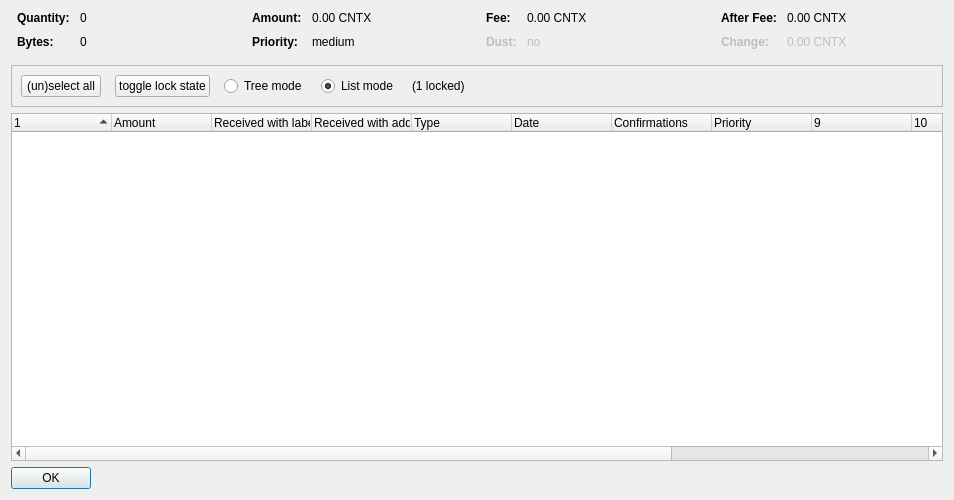
<?xml version="1.0" encoding="UTF-8"?>
<ui version="4.0">
 <class>CoinControlDialog</class>
 <widget class="QDialog" name="CoinControlDialog">
  <property name="geometry">
   <rect>
    <x>0</x>
    <y>0</y>
    <width>954</width>
    <height>500</height>
   </rect>
  </property>
  <property name="windowTitle">
   <string>Coin Selection</string>
  </property>
  <layout class="QVBoxLayout" name="verticalLayout">
   <item>
    <layout class="QHBoxLayout" name="horizontalLayoutTop" stretch="0,0,0,0">
     <property name="topMargin">
      <number>0</number>
     </property>
     <property name="bottomMargin">
      <number>10</number>
     </property>
     <item>
      <layout class="QFormLayout" name="formLayoutCoinControl1">
       <property name="horizontalSpacing">
        <number>10</number>
       </property>
       <property name="verticalSpacing">
        <number>10</number>
       </property>
       <property name="leftMargin">
        <number>6</number>
       </property>
       <property name="rightMargin">
        <number>6</number>
       </property>
       <item row="0" column="0">
        <widget class="QLabel" name="labelCoinControlQuantityText">
         <property name="font">
          <font>
           <weight>75</weight>
           <bold>true</bold>
          </font>
         </property>
         <property name="text">
          <string>Quantity:</string>
         </property>
        </widget>
       </item>
       <item row="0" column="1">
        <widget class="QLabel" name="labelCoinControlQuantity">
         <property name="cursor">
          <cursorShape>IBeamCursor</cursorShape>
         </property>
         <property name="contextMenuPolicy">
          <enum>Qt::ActionsContextMenu</enum>
         </property>
         <property name="text">
          <string notr="true">0</string>
         </property>
         <property name="textInteractionFlags">
          <set>Qt::LinksAccessibleByMouse|Qt::TextSelectableByKeyboard|Qt::TextSelectableByMouse</set>
         </property>
        </widget>
       </item>
       <item row="1" column="0">
        <widget class="QLabel" name="labelCoinControlBytesText">
         <property name="font">
          <font>
           <weight>75</weight>
           <bold>true</bold>
          </font>
         </property>
         <property name="text">
          <string>Bytes:</string>
         </property>
        </widget>
       </item>
       <item row="1" column="1">
        <widget class="QLabel" name="labelCoinControlBytes">
         <property name="cursor">
          <cursorShape>IBeamCursor</cursorShape>
         </property>
         <property name="contextMenuPolicy">
          <enum>Qt::ActionsContextMenu</enum>
         </property>
         <property name="text">
          <string notr="true">0</string>
         </property>
         <property name="textInteractionFlags">
          <set>Qt::LinksAccessibleByMouse|Qt::TextSelectableByKeyboard|Qt::TextSelectableByMouse</set>
         </property>
        </widget>
       </item>
      </layout>
     </item>
     <item>
      <layout class="QFormLayout" name="formLayoutCoinControl2">
       <property name="horizontalSpacing">
        <number>10</number>
       </property>
       <property name="verticalSpacing">
        <number>10</number>
       </property>
       <property name="leftMargin">
        <number>6</number>
       </property>
       <property name="rightMargin">
        <number>6</number>
       </property>
       <item row="0" column="0">
        <widget class="QLabel" name="labelCoinControlAmountText">
         <property name="font">
          <font>
           <weight>75</weight>
           <bold>true</bold>
          </font>
         </property>
         <property name="text">
          <string>Amount:</string>
         </property>
        </widget>
       </item>
       <item row="0" column="1">
        <widget class="QLabel" name="labelCoinControlAmount">
         <property name="cursor">
          <cursorShape>IBeamCursor</cursorShape>
         </property>
         <property name="contextMenuPolicy">
          <enum>Qt::ActionsContextMenu</enum>
         </property>
         <property name="text">
          <string notr="true">0.00 CNTX</string>
         </property>
         <property name="textInteractionFlags">
          <set>Qt::LinksAccessibleByMouse|Qt::TextSelectableByKeyboard|Qt::TextSelectableByMouse</set>
         </property>
        </widget>
       </item>
       <item row="1" column="0">
        <widget class="QLabel" name="labelCoinControlPriorityText">
         <property name="font">
          <font>
           <weight>75</weight>
           <bold>true</bold>
          </font>
         </property>
         <property name="text">
          <string>Priority:</string>
         </property>
        </widget>
       </item>
       <item row="1" column="1">
        <widget class="QLabel" name="labelCoinControlPriority">
         <property name="cursor">
          <cursorShape>IBeamCursor</cursorShape>
         </property>
         <property name="contextMenuPolicy">
          <enum>Qt::ActionsContextMenu</enum>
         </property>
         <property name="text">
          <string>medium</string>
         </property>
         <property name="textInteractionFlags">
          <set>Qt::LinksAccessibleByMouse|Qt::TextSelectableByKeyboard|Qt::TextSelectableByMouse</set>
         </property>
        </widget>
       </item>
      </layout>
     </item>
     <item>
      <layout class="QFormLayout" name="formLayoutCoinControl3">
       <property name="horizontalSpacing">
        <number>10</number>
       </property>
       <property name="verticalSpacing">
        <number>10</number>
       </property>
       <property name="leftMargin">
        <number>6</number>
       </property>
       <property name="rightMargin">
        <number>6</number>
       </property>
       <item row="0" column="0">
        <widget class="QLabel" name="labelCoinControlFeeText">
         <property name="font">
          <font>
           <weight>75</weight>
           <bold>true</bold>
          </font>
         </property>
         <property name="text">
          <string>Fee:</string>
         </property>
        </widget>
       </item>
       <item row="0" column="1">
        <widget class="QLabel" name="labelCoinControlFee">
         <property name="cursor">
          <cursorShape>IBeamCursor</cursorShape>
         </property>
         <property name="contextMenuPolicy">
          <enum>Qt::ActionsContextMenu</enum>
         </property>
         <property name="text">
          <string notr="true">0.00 CNTX</string>
         </property>
         <property name="textInteractionFlags">
          <set>Qt::LinksAccessibleByMouse|Qt::TextSelectableByKeyboard|Qt::TextSelectableByMouse</set>
         </property>
        </widget>
       </item>
       <item row="1" column="0">
        <widget class="QLabel" name="labelCoinControlLowOutputText">
         <property name="enabled">
          <bool>false</bool>
         </property>
         <property name="font">
          <font>
           <weight>75</weight>
           <bold>true</bold>
          </font>
         </property>
         <property name="text">
          <string>Dust:</string>
         </property>
        </widget>
       </item>
       <item row="1" column="1">
        <widget class="QLabel" name="labelCoinControlLowOutput">
         <property name="enabled">
          <bool>false</bool>
         </property>
         <property name="cursor">
          <cursorShape>IBeamCursor</cursorShape>
         </property>
         <property name="contextMenuPolicy">
          <enum>Qt::ActionsContextMenu</enum>
         </property>
         <property name="text">
          <string>no</string>
         </property>
         <property name="textInteractionFlags">
          <set>Qt::LinksAccessibleByMouse|Qt::TextSelectableByKeyboard|Qt::TextSelectableByMouse</set>
         </property>
        </widget>
       </item>
      </layout>
     </item>
     <item>
      <layout class="QFormLayout" name="formLayoutCoinControl4">
       <property name="horizontalSpacing">
        <number>10</number>
       </property>
       <property name="verticalSpacing">
        <number>10</number>
       </property>
       <property name="leftMargin">
        <number>6</number>
       </property>
       <property name="rightMargin">
        <number>6</number>
       </property>
       <item row="0" column="0">
        <widget class="QLabel" name="labelCoinControlAfterFeeText">
         <property name="font">
          <font>
           <weight>75</weight>
           <bold>true</bold>
          </font>
         </property>
         <property name="text">
          <string>After Fee:</string>
         </property>
        </widget>
       </item>
       <item row="0" column="1">
        <widget class="QLabel" name="labelCoinControlAfterFee">
         <property name="cursor">
          <cursorShape>IBeamCursor</cursorShape>
         </property>
         <property name="contextMenuPolicy">
          <enum>Qt::ActionsContextMenu</enum>
         </property>
         <property name="text">
          <string notr="true">0.00 CNTX</string>
         </property>
         <property name="textInteractionFlags">
          <set>Qt::LinksAccessibleByMouse|Qt::TextSelectableByKeyboard|Qt::TextSelectableByMouse</set>
         </property>
        </widget>
       </item>
       <item row="1" column="0">
        <widget class="QLabel" name="labelCoinControlChangeText">
         <property name="enabled">
          <bool>false</bool>
         </property>
         <property name="font">
          <font>
           <weight>75</weight>
           <bold>true</bold>
          </font>
         </property>
         <property name="text">
          <string>Change:</string>
         </property>
        </widget>
       </item>
       <item row="1" column="1">
        <widget class="QLabel" name="labelCoinControlChange">
         <property name="enabled">
          <bool>false</bool>
         </property>
         <property name="cursor">
          <cursorShape>IBeamCursor</cursorShape>
         </property>
         <property name="contextMenuPolicy">
          <enum>Qt::ActionsContextMenu</enum>
         </property>
         <property name="text">
          <string notr="true">0.00 CNTX</string>
         </property>
         <property name="textInteractionFlags">
          <set>Qt::LinksAccessibleByMouse|Qt::TextSelectableByKeyboard|Qt::TextSelectableByMouse</set>
         </property>
        </widget>
       </item>
      </layout>
     </item>
    </layout>
   </item>
   <item>
    <widget class="QFrame" name="frame">
     <property name="minimumSize">
      <size>
       <width>0</width>
       <height>40</height>
      </size>
     </property>
     <property name="frameShape">
      <enum>QFrame::StyledPanel</enum>
     </property>
     <property name="frameShadow">
      <enum>QFrame::Sunken</enum>
     </property>
     <layout class="QHBoxLayout" name="horizontalLayout">
      <item>
       <layout class="QHBoxLayout" name="horizontalLayoutPanel" stretch="0,0,0,0,0,0">
        <property name="spacing">
         <number>14</number>
        </property>
        <item>
         <widget class="QPushButton" name="pushButtonSelectAll">
          <property name="sizePolicy">
           <sizepolicy hsizetype="Maximum" vsizetype="Fixed">
            <horstretch>0</horstretch>
            <verstretch>0</verstretch>
           </sizepolicy>
          </property>
          <property name="text">
           <string>(un)select all</string>
          </property>
          <property name="autoDefault">
           <bool>false</bool>
          </property>
         </widget>
        </item>
        <item>
         <widget class="QPushButton" name="pushButtonToggleLock">
          <property name="sizePolicy">
           <sizepolicy hsizetype="Maximum" vsizetype="Fixed">
            <horstretch>0</horstretch>
            <verstretch>0</verstretch>
           </sizepolicy>
          </property>
          <property name="text">
           <string>toggle lock state</string>
          </property>
          <property name="autoDefault">
           <bool>false</bool>
          </property>
         </widget>
        </item>
        <item>
         <widget class="QRadioButton" name="radioTreeMode">
          <property name="sizePolicy">
           <sizepolicy hsizetype="Maximum" vsizetype="Fixed">
            <horstretch>0</horstretch>
            <verstretch>0</verstretch>
           </sizepolicy>
          </property>
          <property name="text">
           <string>Tree mode</string>
          </property>
         </widget>
        </item>
        <item>
         <widget class="QRadioButton" name="radioListMode">
          <property name="sizePolicy">
           <sizepolicy hsizetype="Maximum" vsizetype="Fixed">
            <horstretch>0</horstretch>
            <verstretch>0</verstretch>
           </sizepolicy>
          </property>
          <property name="text">
           <string>List mode</string>
          </property>
          <property name="checked">
           <bool>true</bool>
          </property>
         </widget>
        </item>
        <item>
         <widget class="QLabel" name="labelLocked">
          <property name="text">
           <string>(1 locked)</string>
          </property>
         </widget>
        </item>
        <item>
         <spacer name="horizontalSpacer">
          <property name="orientation">
           <enum>Qt::Horizontal</enum>
          </property>
          <property name="sizeHint" stdset="0">
           <size>
            <width>40</width>
            <height>20</height>
           </size>
          </property>
         </spacer>
        </item>
       </layout>
      </item>
     </layout>
    </widget>
   </item>
   <item>
    <widget class="CoinControlTreeWidget" name="treeWidget">
     <property name="contextMenuPolicy">
      <enum>Qt::CustomContextMenu</enum>
     </property>
     <property name="sortingEnabled">
      <bool>false</bool>
     </property>
     <property name="columnCount">
      <number>13</number>
     </property>
     <attribute name="headerShowSortIndicator" stdset="0">
      <bool>true</bool>
     </attribute>
     <attribute name="headerStretchLastSection">
      <bool>false</bool>
     </attribute>
     <column>
      <property name="text">
       <string/>
      </property>
     </column>
     <column>
      <property name="text">
       <string>Amount</string>
      </property>
     </column>
     <column>
      <property name="text">
       <string>Received with label</string>
      </property>
     </column>
     <column>
      <property name="text">
       <string>Received with address</string>
      </property>
     </column>
     <column>
      <property name="text">
	<string>Type</string>
      </property>
     </column>
     <column>
      <property name="text">
       <string>Date</string>
      </property>
     </column>
     <column>
      <property name="text">
       <string>Confirmations</string>
      </property>
      <property name="toolTip">
       <string>Confirmed</string>
      </property>
     </column>
     <column>
      <property name="text">
       <string>Priority</string>
      </property>
     </column>
     <column>
      <property name="text">
       <string/>
      </property>
     </column>
     <column>
      <property name="text">
       <string/>
      </property>
     </column>
     <column>
      <property name="text">
       <string/>
      </property>
     </column>
     <column>
      <property name="text">
       <string/>
      </property>
     </column>
     <column>
      <property name="text">
       <string/>
      </property>
     </column>
    </widget>
   </item>
   <item>
    <widget class="QDialogButtonBox" name="buttonBox">
     <property name="sizePolicy">
      <sizepolicy hsizetype="Maximum" vsizetype="Fixed">
       <horstretch>0</horstretch>
       <verstretch>0</verstretch>
      </sizepolicy>
     </property>
     <property name="orientation">
      <enum>Qt::Horizontal</enum>
     </property>
     <property name="standardButtons">
      <set>QDialogButtonBox::Ok</set>
     </property>
    </widget>
   </item>
  </layout>
 </widget>
 <customwidgets>
  <customwidget>
   <class>CoinControlTreeWidget</class>
   <extends>QTreeWidget</extends>
   <header>coincontroltreewidget.h</header>
  </customwidget>
 </customwidgets>
 <resources/>
 <connections/>
</ui>
